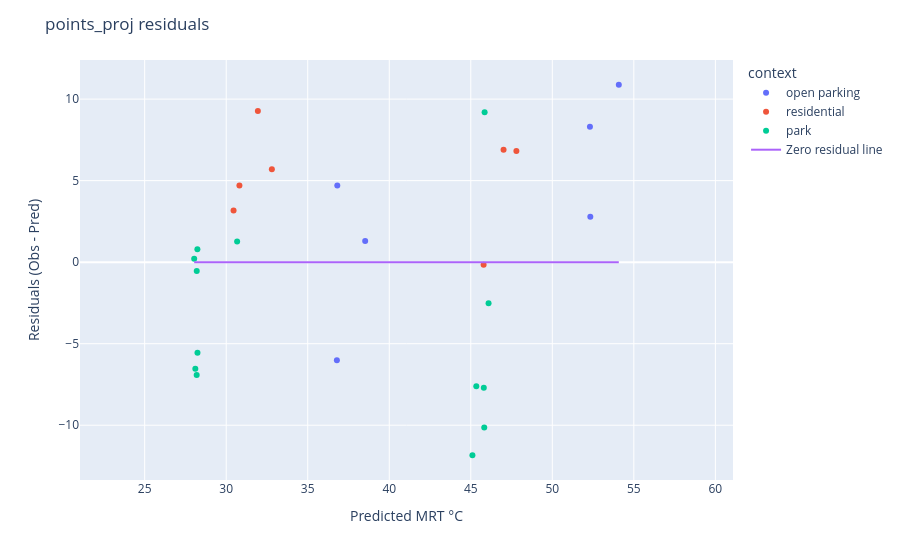

Write notebook code for a chart like this one.
### Code cell
# Scatter
fig = px.scatter(
    points_proj,
    x=pred,
    y=residuals,
    color="context",
    hover_data=["TG", "TA","WIND M/S corr", "condition", "Instrument"],
)

# 1:1 line
fig.add_scatter(
    x=[pred.min(), pred.max()],
    y=[0, 0],
    mode="lines",
    name="Zero residual line"
)

fig.update_layout(
    xaxis_title="Predicted MRT °C",
    yaxis_title="Residuals (Obs - Pred)",
    title="points_proj residuals"
)

fig.update_yaxes(scaleanchor="x", scaleratio=1)

fig.show()

### Figure 1 — Plotly figure (JSON) as saved in the notebook; plotly's stock layout.template omitted (floating-point values rounded to 4 significant figures)
{"data": [{"customdata": [[32.6, 29.3, 0.01, "SHADOW", "T1 - Sper Scientific 800036 "], [31.6, 28.7, 1.924, "SHADOW", "T2 - TM-188D TENMARS "], [38.7, 30.1, 0.6714, "SUN", "T2 - TM-188D TENMARS "], [42.2, 28.9, 0.7, "SUN", "T1 - Sper Scientific 800036 "], [33, 28.9, 0.01, "SHADOW", "T2 - TM-188D TENMARS "], [39.4, 29.2, 1.696, "SUN", "T2 - TM-188D TENMARS "]], "hovertemplate": "context=open parking<br>MRT_predicted=%{x}<br>y=%{y}<br>TG=%{customdata[0]}<br>TA=%{customdata[1]}<br>WIND M/S corr=%{customdata[2]}<br>condition=%{customdata[3]}<br>Instrument=%{customdata[4]}<extra></extra>", "legendgroup": "open parking", "marker": {"color": "#636efa", "symbol": "circle"}, "mode": "markers", "name": "open parking", "orientation": "v", "showlegend": true, "type": "scatter", "x": [36.79, 36.81, 52.31, 52.33, 38.52, 54.08], "xaxis": "x", "y": [-6.013, 4.702, 8.302, 2.781, 1.295, 10.88], "yaxis": "y"}, {"customdata": [[34.4, 30.7, 0.01, "SHADOW", "T2 - TM-188D TENMARS "], [38.6, 30.2, 0.6714, "SUN", "T2 - TM-188D TENMARS "], [32.5, 30.4, 0.01, "SHADOW", "T2 - TM-188D TENMARS "], [41.1, 31.5, 0.7852, "SUN", "T2 - TM-188D TENMARS "], [32.5, 30.3, 0.01, "SHADOW", "T2 - TM-188D TENMARS "], [43.7, 33.5, 0.01, "SUN", "T2 - TM-188D TENMARS "], [33.1, 30.6, 0.01, "SHADOW", "T2 - TM-188D TENMARS "]], "hovertemplate": "context=residential<br>MRT_predicted=%{x}<br>y=%{y}<br>TG=%{customdata[0]}<br>TA=%{customdata[1]}<br>WIND M/S corr=%{customdata[2]}<br>condition=%{customdata[3]}<br>Instrument=%{customdata[4]}<extra></extra>", "legendgroup": "residential", "marker": {"color": "#EF553B", "symbol": "circle"}, "mode": "markers", "name": "residential", "orientation": "v", "showlegend": true, "type": "scatter", "x": [31.94, 47.01, 32.8, 47.8, 30.81, 45.79, 30.45], "xaxis": "x", "y": [9.271, 6.899, 5.694, 6.818, 4.706, -0.1621, 3.174], "yaxis": "y"}, {"customdata": [[38, 34.4, 0.2, "SUN", "T1 - Sper Scientific 800036 "], [40.9, 35, 0.8, "SUN", "T1 - Sper Scientific 800036 "], [42.7, 36.4, 0.3, "SUN", "T1 - Sper Scientific 800036 "], [39.6, 34.8, 0.8, "SUN", "T1 - Sper Scientific 800036 "], [46.8, 37.2, 0.7, "SUN", "T1 - Sper Scientific 800036 "], [34.8, 31.9, 0.1, "SHADOW", "T1 - Sper Scientific 800036 "], [31.8, 32.3, 0.01, "SHADOW", "T1 - Sper Scientific 800036 "], [30, 31.6, 0.01, "SHADOW", "T1 - Sper Scientific 800036 "], [29.3, 31.8, 0.01, "SHADOW", "T1 - Sper Scientific 800036 "], [28.9, 31.9, 0.01, "SHADOW", "T1 - Sper Scientific 800036 "], [29.6, 31, 0.01, "SHADOW", "T1 - Sper Scientific 800036 "], [39.4, 30.1, 1.582, "SUN", "T2 - TM-188D TENMARS "], [29.7, 30.9, 0.01, "SHADOW", "T1 - Sper Scientific 800036 "]], "hovertemplate": "context=park<br>MRT_predicted=%{x}<br>y=%{y}<br>TG=%{customdata[0]}<br>TA=%{customdata[1]}<br>WIND M/S corr=%{customdata[2]}<br>condition=%{customdata[3]}<br>Instrument=%{customdata[4]}<extra></extra>", "legendgroup": "park", "marker": {"color": "#00cc96", "symbol": "circle"}, "mode": "markers", "name": "park", "orientation": "v", "showlegend": true, "type": "scatter", "x": [45.1, 45.34, 45.8, 45.83, 46.09, 30.67, 28.23, 28.04, 28.19, 28.19, 28.24, 45.85, 28.11], "xaxis": "x", "y": [-11.84, -7.605, -7.71, -10.15, -2.526, 1.274, 0.7982, 0.2087, -0.5418, -6.915, -5.551, 9.201, -6.533], "yaxis": "y"}, {"mode": "lines", "name": "Zero residual line", "type": "scatter", "x": [28.04, 54.08], "y": [0, 0]}], "layout": {"legend": {"title": {"text": "context"}, "tracegroupgap": 0}, "margin": {"t": 60}, "title": {"text": "points_proj residuals"}, "xaxis": {"anchor": "y", "domain": [0, 1], "title": {"text": "Predicted MRT °C"}}, "yaxis": {"anchor": "x", "domain": [0, 1], "scaleanchor": "x", "scaleratio": 1, "title": {"text": "Residuals (Obs - Pred)"}}}}
